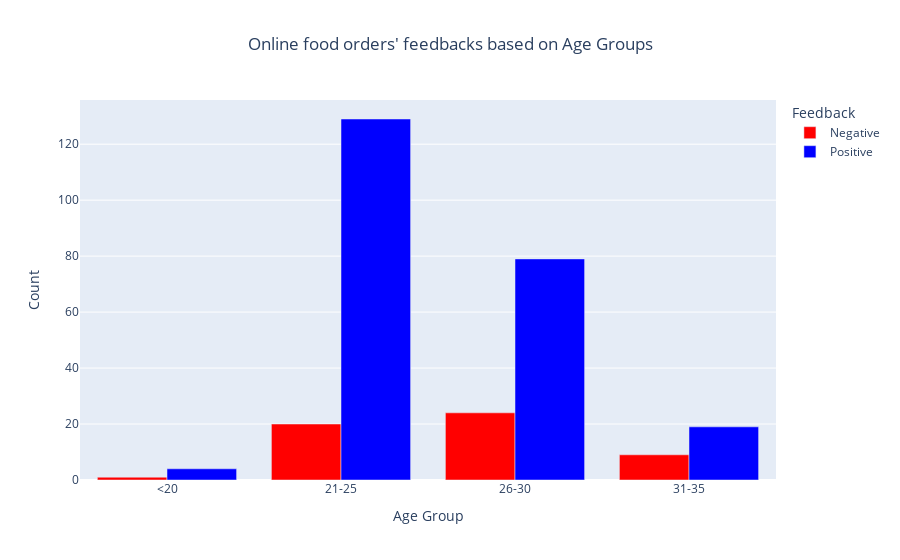

Source (notebook cell):
### Markdown cell above
By categorising the customers into age groups, we gain a different perspective on their feedback patterns

### Code cell
bins = [0, 20, 25, 30, 35]
labels = ['<20', '21-25', '26-30', '31-35']
df['Age Group'] = pd.cut(df['Age'], bins=bins, labels=labels, right=False)
feedback_by_age_group = df.groupby(['Age Group', 'Feedback'])['Feedback'].count().unstack()
fig = px.bar(feedback_by_age_group, barmode='group', color_discrete_sequence=['red', 'blue'],
             title="Online food orders' feedbacks based on Age Groups")
fig.update_yaxes(title_text='Count')
fig.update_layout(title_x=0.5)
fig.show()

### Figure 1 — Plotly figure (JSON) as saved in the notebook; plotly's stock layout.template omitted (floating-point values rounded to 4 significant figures)
{"data": [{"alignmentgroup": "True", "hovertemplate": "Feedback=Negative <br>Age Group=%{x}<br>value=%{y}<extra></extra>", "legendgroup": "Negative ", "marker": {"color": "red", "pattern": {"shape": ""}}, "name": "Negative ", "offsetgroup": "Negative ", "orientation": "v", "showlegend": true, "textposition": "auto", "type": "bar", "x": ["<20", "21-25", "26-30", "31-35"], "xaxis": "x", "y": [1, 20, 24, 9], "yaxis": "y"}, {"alignmentgroup": "True", "hovertemplate": "Feedback=Positive<br>Age Group=%{x}<br>value=%{y}<extra></extra>", "legendgroup": "Positive", "marker": {"color": "blue", "pattern": {"shape": ""}}, "name": "Positive", "offsetgroup": "Positive", "orientation": "v", "showlegend": true, "textposition": "auto", "type": "bar", "x": ["<20", "21-25", "26-30", "31-35"], "xaxis": "x", "y": [4, 129, 79, 19], "yaxis": "y"}], "layout": {"barmode": "group", "legend": {"title": {"text": "Feedback"}, "tracegroupgap": 0}, "title": {"text": "Online food orders' feedbacks based on Age Groups", "x": 0.5}, "xaxis": {"anchor": "y", "domain": [0, 1], "title": {"text": "Age Group"}}, "yaxis": {"anchor": "x", "domain": [0, 1], "title": {"text": "Count"}}}}
